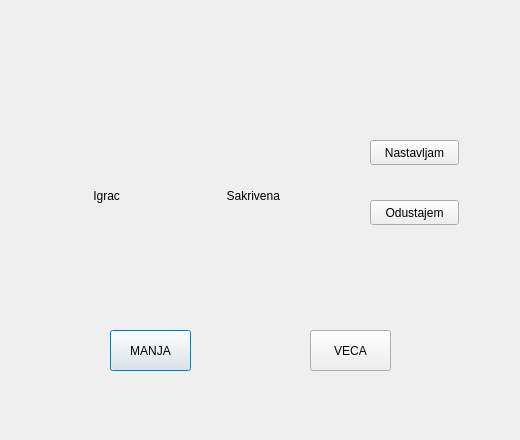
<?xml version="1.0" encoding="UTF-8"?>
<ui version="4.0">
 <class>Manja_veca</class>
 <widget class="QDialog" name="Manja_veca">
  <property name="geometry">
   <rect>
    <x>0</x>
    <y>0</y>
    <width>520</width>
    <height>440</height>
   </rect>
  </property>
  <property name="windowTitle">
   <string>Dialog</string>
  </property>
  <widget class="QLabel" name="sakrivena">
   <property name="geometry">
    <rect>
     <x>210</x>
     <y>130</y>
     <width>91</width>
     <height>131</height>
    </rect>
   </property>
   <property name="text">
    <string>     Sakrivena</string>
   </property>
  </widget>
  <widget class="QLabel" name="igrac">
   <property name="geometry">
    <rect>
     <x>60</x>
     <y>130</y>
     <width>91</width>
     <height>131</height>
    </rect>
   </property>
   <property name="text">
    <string>          Igrac</string>
   </property>
  </widget>
  <widget class="QPushButton" name="manja">
   <property name="geometry">
    <rect>
     <x>110</x>
     <y>330</y>
     <width>81</width>
     <height>41</height>
    </rect>
   </property>
   <property name="text">
    <string>MANJA</string>
   </property>
  </widget>
  <widget class="QPushButton" name="veca">
   <property name="geometry">
    <rect>
     <x>310</x>
     <y>330</y>
     <width>81</width>
     <height>41</height>
    </rect>
   </property>
   <property name="text">
    <string>VECA</string>
   </property>
  </widget>
  <widget class="QPushButton" name="nastavljam">
   <property name="geometry">
    <rect>
     <x>370</x>
     <y>140</y>
     <width>89</width>
     <height>25</height>
    </rect>
   </property>
   <property name="text">
    <string>Nastavljam</string>
   </property>
  </widget>
  <widget class="QPushButton" name="odustajem">
   <property name="geometry">
    <rect>
     <x>370</x>
     <y>200</y>
     <width>89</width>
     <height>25</height>
    </rect>
   </property>
   <property name="text">
    <string>Odustajem</string>
   </property>
  </widget>
 </widget>
 <resources/>
 <connections/>
</ui>
